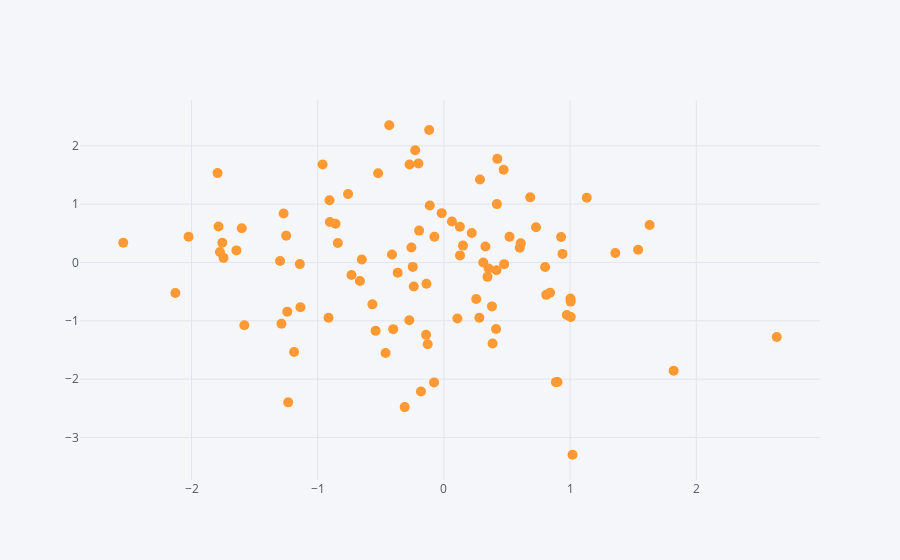

Notebook source saved alongside this figure:
### Markdown cell above
## Scatter

### Code cell
df.iplot(kind='scatter',x='A',y='B',mode='markers',size=10) # without mode= markers, all the points will be connected 
#size to control the size of the point
